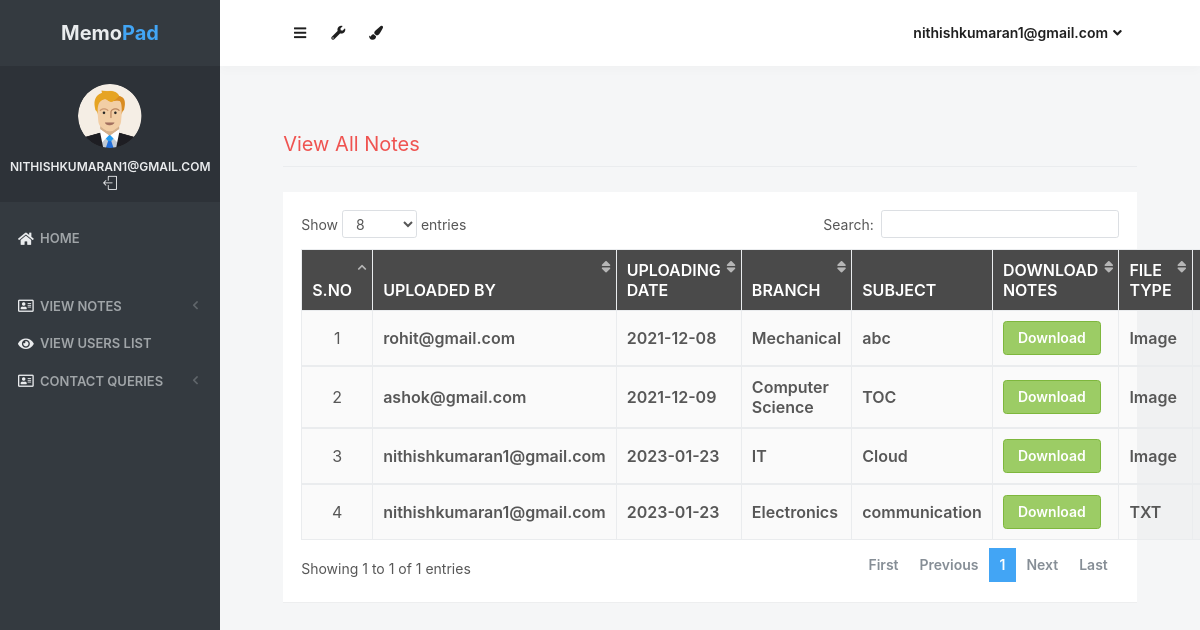
The app's page /all_notes (signed in) with its own data.
### notes/models.py (models this page shows, shortened)
class Notes(models.Model):
    user = models.ForeignKey(User,on_delete=models.CASCADE)
    uploadingdate = models.CharField(max_length=30)
    branch = models.CharField(max_length=30)
    subject = models.CharField(max_length=30)
    notesfile = models.FileField(null=True)
    filetype = models.CharField(max_length=30)
    description = models.CharField(max_length=200, null=True)
    status = models.CharField(max_length=15)

### notes/views.py (the view)
# urls.py: path('all_notes', all_notes, name='all_notes'),
def all_notes(request):
    if not request.user.is_authenticated:
        return redirect('login_admin')
    notes = Notes.objects.all()
    d = {'notes':notes}
    return render(request, 'all_notes.html',d)

### notes/templates/all_notes.html (shortened to what this page needs)
{% load static %}
<html lang="en" class="no-focus">
    <head>
        <link rel="stylesheet" href="{% static 'js/plugins/datatables/dataTables.bootstrap4.min.css' %}">
        <link rel="stylesheet" id="css-main" href="{% static 'css1/codebase.min.css' %}">
    </head>
    <body>
        <div id="page-container" class="sidebar-o sidebar-inverse side-scroll page-header-fixed main-content-narrow">
         {% include "sidebar.html" %}
            {% include "admin_nav.html" %}
            <main id="main-container">
                <div class="content">
                    <h2 class="content-heading text-danger">View All Notes</h2>
                    <div class="block">
                        <div class="block-content block-content-full">
                            <table class="table table-bordered table-striped table-vcenter js-dataTable-full-pagination" style="width:100%">
                                <thead class="text-white" style="background-color : #4a4a4a;">
                                    <tr>
                                        <th class="text-center">S.No</th>
                                        <th class="d-none d-sm-table-cell">Uploaded By</th>
                                        <th class="d-none d-sm-table-cell">Uploading Date</th>
                                        <th class="d-none d-sm-table-cell">Branch</th>
                                        <th class="d-none d-sm-table-cell">Subject</th>
                                        <th class="d-none d-sm-table-cell">Download Notes</th>
                                        <th class="d-none d-sm-table-cell">File Type</th>
                                        <th class="d-none d-sm-table-cell">Description</th>
                                    </tr>
                                </thead>
                                {% for i in notes %}
                                <tbody>
                                    <tr>
                                        <td class="text-center">{{forloop.counter}}</td>
                                        <td class="font-w600">{{i.user.username}}</td>
					<td class="font-w600">{{i.uploadingdate}}</td>
					<td class="font-w600">{{i.branch}}</td>
					<td class="font-w600">{{i.subject}}</td>
					<td class="font-w600"><a href="{{i.notesfile.url}}" class="btn btn-success" download>Download</a></td>
					<td class="font-w600">{{i.filetype}}</td>
					<td class="font-w600">{{i.description}}</td>
                                    </tr>
                                        {% endfor %}
                                </tbody>
                            </table>
                        </div>
                    </div>
                </div>
            </main>
        </div>
 <link rel="stylesheet" href="https://use.fontawesome.com/releases/v5.6.3/css/all.css">
    </body>
</html>

### notes/templates/sidebar.html (shortened to what this page needs)
{% load static %}
   <nav id="sidebar">
                <div id="sidebar-scroll">
                    <div class="sidebar-content">
                        <div class="content-header content-header-fullrow px-15">
                            <div class="content-header-section text-center align-parent sidebar-mini-hidden">
                                <div class="content-header-item">
                                    <a class="link-effect font-w700" href="{% url 'admin_home' %}">
                                           <span class="font-size-xl text-dual-primary-dark">Memo</span><span class="font-size-xl text-primary">Pad</span>
                                    </a>
                                </div>
                            </div>
                        </div>
                        <div class="content-side content-side-full content-side-user px-10 align-parent">
                            <div class="sidebar-mini-hidden-b text-center">
                                <a class="img-link" href="be_pages_generic_profile.html">
                                    <img class="img-avatar" src="{% static 'img/avatars/user1.png' %}" alt="">
                                </a>
                                <ul class="list-inline mt-10">
                                    <li class="list-inline-item">
                                        <a class="link-effect text-dual-primary-dark font-size-xs font-w600 text-uppercase" href="{% url 'admin_home' %}">{{ request.user.username }}</a>
                                    </li>
                                    <li class="list-inline-item">
                                        <a class="link-effect text-dual-primary-dark" href="{% url 'logout' %}">
                                            <i class="si si-logout"></i>
                                        </a>
                                    </li>
                                </ul>
                            </div>
                        </div>
                        <div class="content-side content-side-full">
                            <ul class="nav-main">
                                <li class="open">
                                    <a href="{% url 'admin_home' %}"><i class="fas fa-home"></i><span class="sidebar-mini-hide">Home</span></a>
                                </li>
                                <li class="nav-main-heading"><span class="sidebar-mini-visible">UI</span></li>
                                <li>
                                    <a class="nav-submenu" data-toggle="nav-submenu"><i class="far fa-address-card"></i>View Notes</a>
                                </li>
                                <li>
                                    <a  href="{% url 'view_users' %}"><i class="fas fa-eye"></i><span class="sidebar-mini-hide">View Users list</span></a>
                                </li>
                                <li>
                                    <a class="nav-submenu" data-toggle="nav-submenu"><i class="far fa-address-card"></i>Contact Queries</a>
                                </li>
                           </ul>
                        </div>
                    </div>
                </div>
            </nav>

### notes/templates/admin_nav.html (shortened to what this page needs)
{% load static %}
            <header id="page-header">
                <div class="content-header">
                    <div class="content-header-section">
                        <button type="button" class="btn btn-circle btn-dual-secondary" data-toggle="layout" data-action="sidebar_toggle">
                            <i class="fa fa-navicon"></i>
                        </button>
                        <div class="btn-group" role="group">
                            <button type="button" class="btn btn-circle btn-dual-secondary" id="page-header-options-dropdown" data-toggle="dropdown" aria-haspopup="true" aria-expanded="false">
                                <i class="fa fa-wrench"></i>
                            </button>
                        </div>
                        <div class="btn-group" role="group">
                            <button type="button" class="btn btn-circle btn-dual-secondary" id="page-header-themes-dropdown" data-toggle="dropdown" aria-haspopup="true" aria-expanded="false">
                                <i class="fa fa-paint-brush"></i>
                            </button>
                        </div>
                    </div>
                    <div class="content-header-section">
                        <div class="btn-group" role="group">
                            <button type="button" class="btn btn-rounded btn-dual-secondary" id="page-header-user-dropdown" data-toggle="dropdown" aria-haspopup="true" aria-expanded="false">
                                {{ request.user.username}}<i class="fa fa-angle-down ml-5"></i>
                            </button>
                        </div>
                    </div>
                </div>
            </header>

### records on screen
Notes: user.username "rohit@gmail.com", uploadingdate "2021-12-08", branch "Mechanical", subject "abc", filetype "Image"
Notes: user.username "ashok@gmail.com", uploadingdate "2021-12-09", branch "Computer Science", subject "TOC", filetype "Image"
Notes: user.username "nithishkumaran1@gmail.com", uploadingdate "2023-01-23", branch "IT", subject "Cloud", filetype "Image"
Notes: user.username "nithishkumaran1@gmail.com", uploadingdate "2023-01-23", branch "Electronics", subject "communication", filetype "TXT"

### other values on screen
{{ request.user.username }} "NITHISHKUMARAN1@GMAIL.COM"
{{ request.user.username }} "nithishkumaran1@gmail.com"
